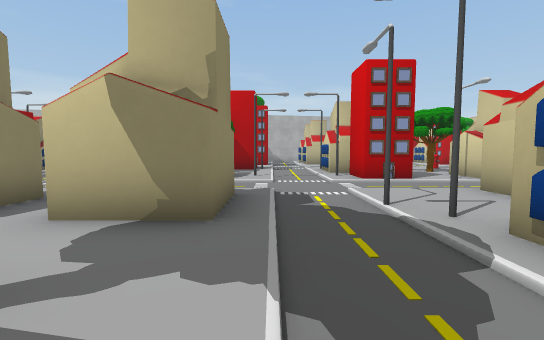
view 1 (above)

24 first-person views from a walk through a Unity game level. The camera is 1.5 m above the floor, tilts 4° down and sees 90° across. The floor is counted in squares, 2 m on a side. Each view is taken from the middle of a square. On the plan, view 1 faces up. The plan holds only what a view shows up to about 10 squares ahead; the rest is blank. The place goes on beyond the plan. Some surface patterns are stand-ins.

view 2
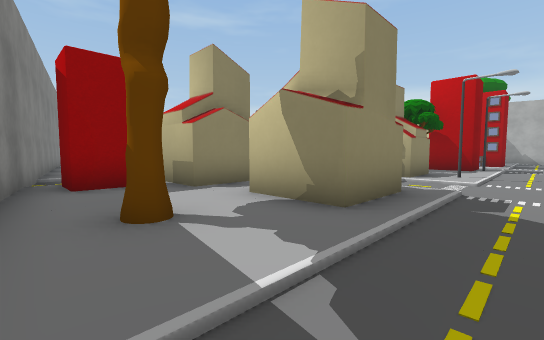

view 3
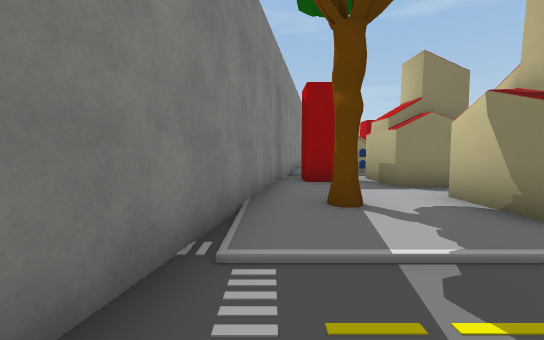

view 4
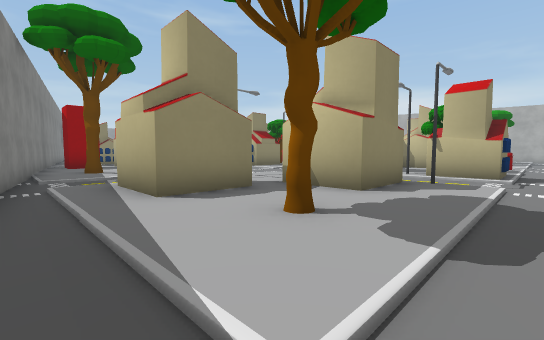

view 5
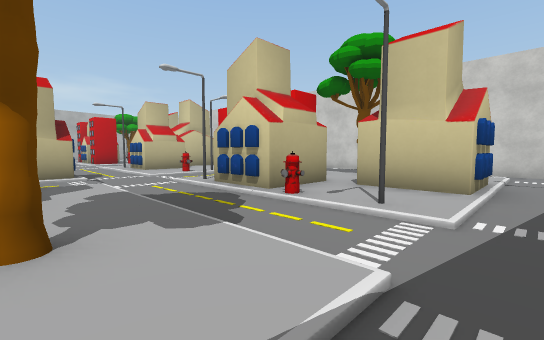

view 6
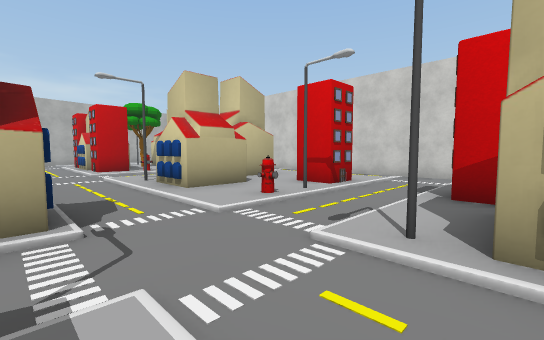

view 7
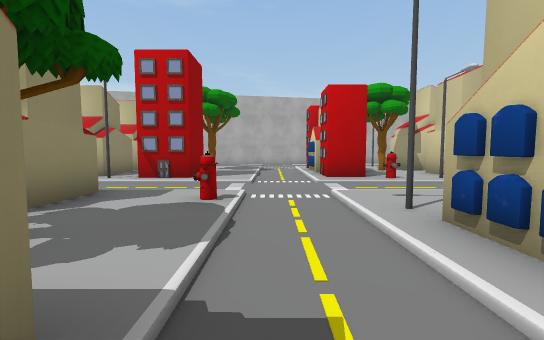

view 8
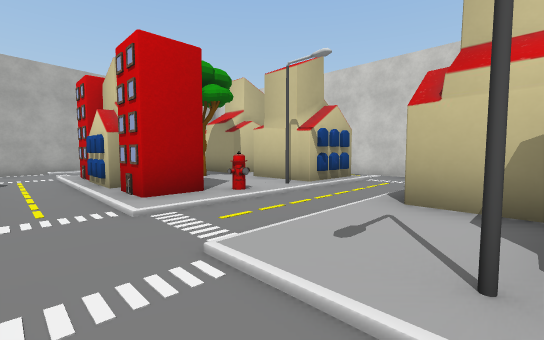

view 9
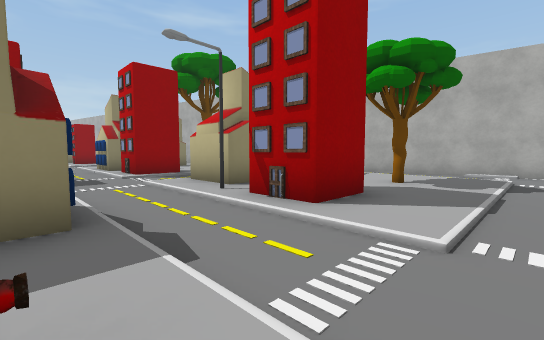

view 10
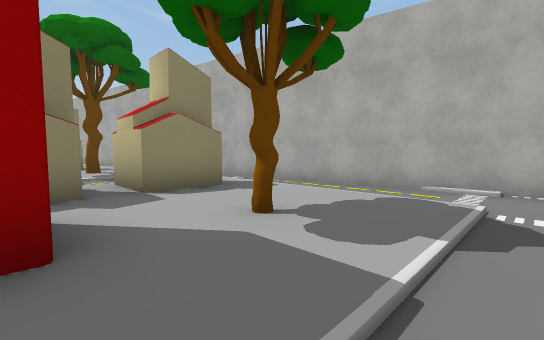

view 11
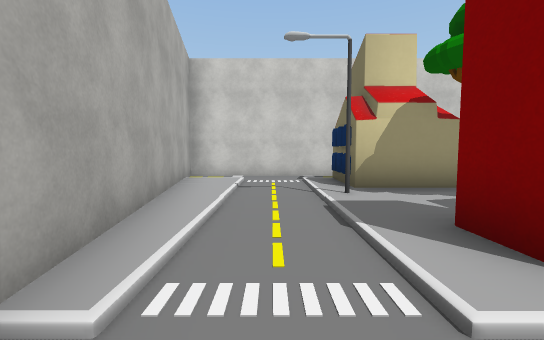

view 12
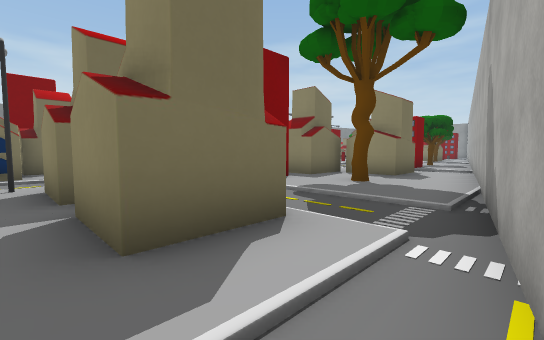

view 13
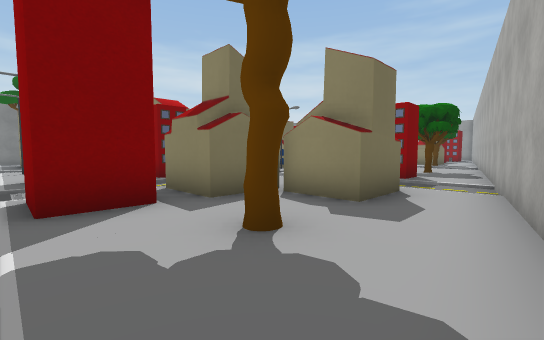

view 14
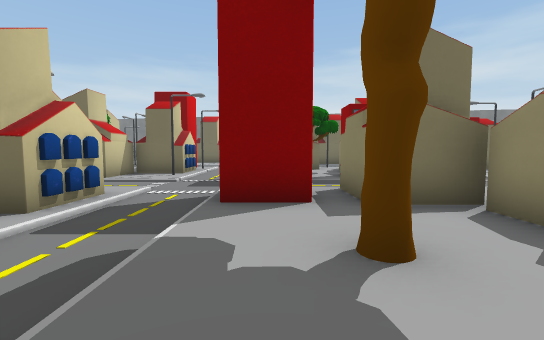

view 15
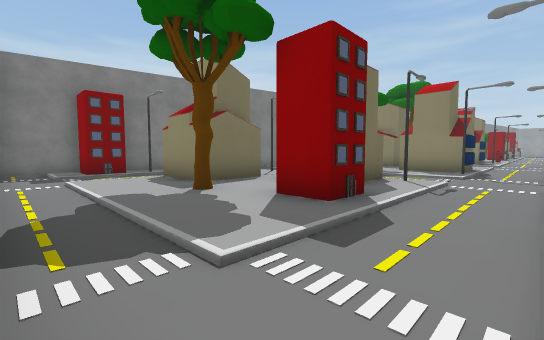

view 16
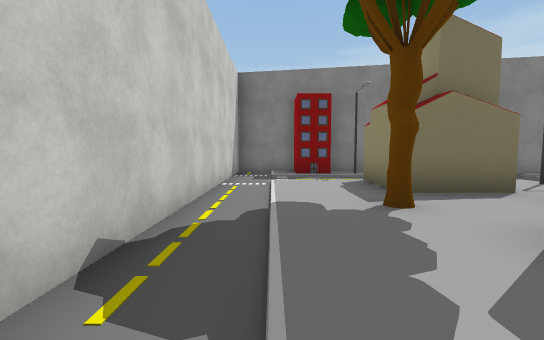

view 17
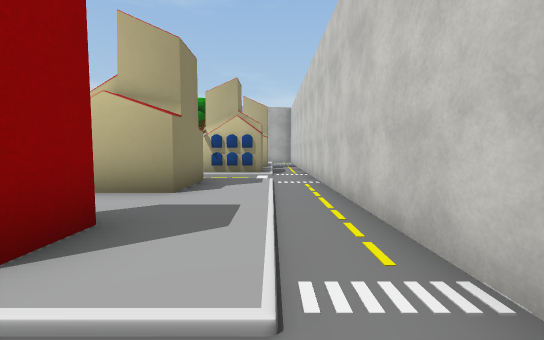

view 18
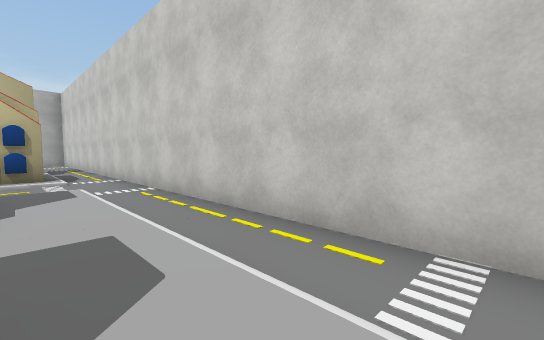

view 19
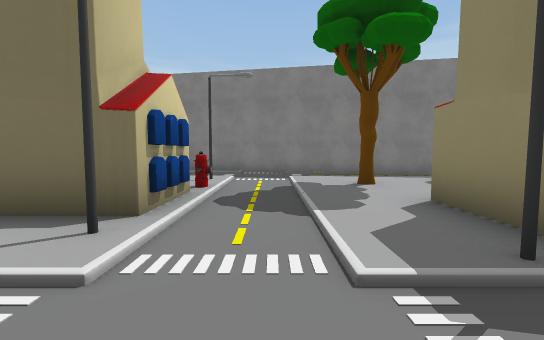

view 20
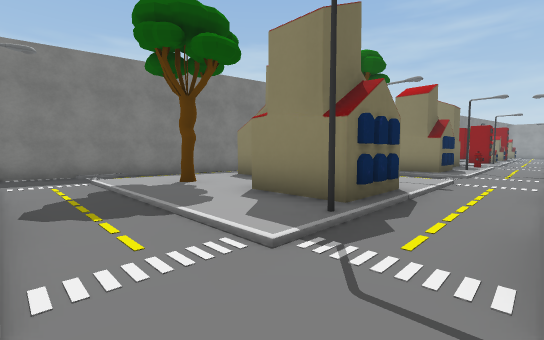

view 21
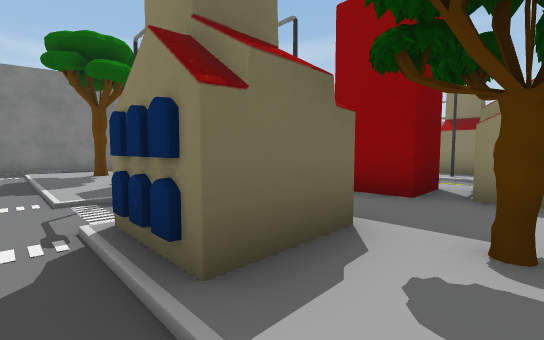

view 22
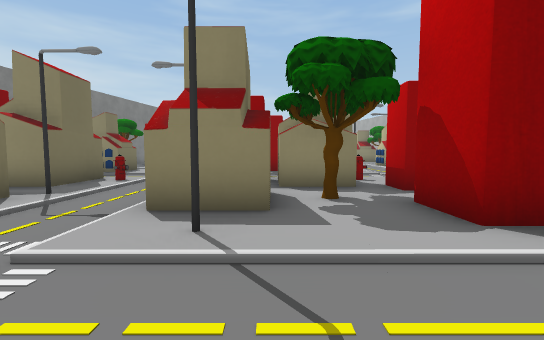

view 23
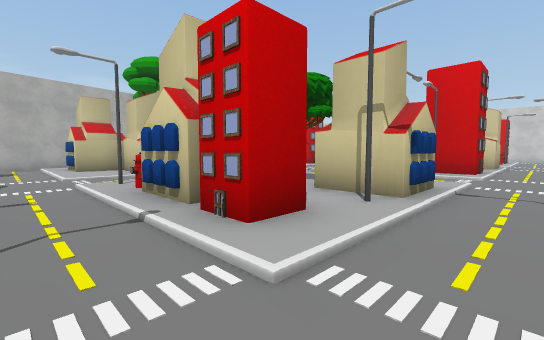

view 24
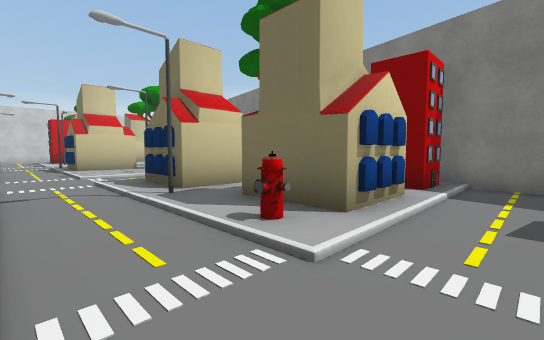

### Floor plan
Key: @ floor where view 1 was taken; # wall or solid block; x gap in a wall; . main floor; : floor 0.25 m higher than the main floor; / step, stairs or slope; T tree; O other object.
Columns run from 7 left of view 1 to 17 right of it. Each row starts with its distance up from view 1.
 24                      ####
 23                #######/.#
 22           ######/:::::/.#
 21     #######.............#
 20 #####///.//////.///#///.#
 19 ./:::::/.OO::::./O::##O.#
 18 ./##:T:/.##::T:./ OT##/.#
 17 ./#O:::/.::::::./#O:: /.#
 16 ./:O#:#/.#O: #:./O::##/.#
 15 ./:##:O/.:::O#:./#OxO#/.#
 14 ........................#
 13 .// ////.//////.///////.#
 12 ./#O: O/.::##:O./::#O:/.#
 11 ./O::##/.O##O::.//:##:/.#
 10 ./O#:T:/.O#::T:./#O#::/.#
  9 ./:OOO:/.::::::./##:::/.#
  8 ./O:##//.O#:/O#./O::O:/.#
  7 .///////.//////.//#////.#
  6 ........................#
  5 ./O::#O/.::##O:.#::O#:/.#
  4 ./O#:##/.::# ::./####:/.#
  3 ./##:##/.x:::::.O##:T:/.#
  2 ./:::::/.O #:::.O:::::/.#
  1 ./O::T:/.###:T:./:###:/.#
  0 ####:::@.::::::.#:O##:/.#
 -1    ######...............#
 -2           #####./////O/.#
 -3               ######:#/.#
 -4                    ######

Where each view was taken, in squares from view 1:
view 1: 0 up, 0 right, facing up
view 2: 0 up, 1 right, facing up-left
view 3: 0 up, 2 right, facing left
view 4: 1 down, 8 right, facing up-left
view 5: 1 down, 6 right, facing up-right
view 6: 4 up, 7 right, facing up-right
view 7: 8 up, 8 right, facing up
view 8: 11 up, 8 right, facing up-right
view 9: 12 up, 8 right, facing up-left
view 10: 16 up, 8 right, facing up-left
view 11: 21 up, 8 right, facing right
view 12: 21 up, 4 right, facing down-left
view 13: 20 up, 0 right, facing down-left
view 14: 20 up, 1 left, facing down
view 15: 7 up, 16 right, facing down-left
view 16: 6 up, 15 right, facing down
view 17: 6 up, 15 right, facing up
view 18: 7 up, 14 right, facing up-right
view 19: 7 up, 8 right, facing down
view 20: 7 up, 9 right, facing down-left
view 21: 10 up, 8 right, facing down-left
view 22: 9 up, 2 right, facing left
view 23: 6 up, 7 left, facing up-right
view 24: 7 up, 7 left, facing down-right
